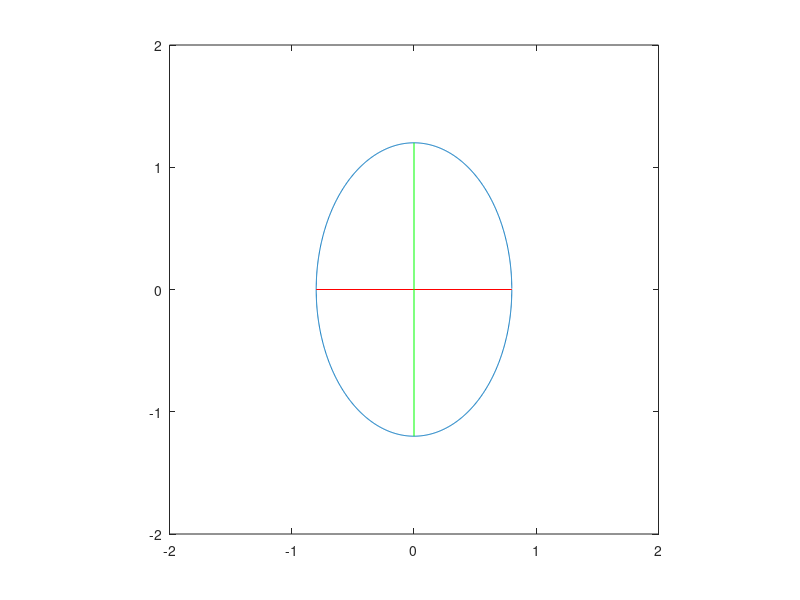

Write the MATLAB code that produced this figure.
N=1000;
eps=0.2;
i=1:N;
x=cos(2*pi*i/N);
y=sin(2*pi*i/N);
c=x+j*y;
figure
plot(x,y)
axis([-2 2 -2 2])
set(gca,'DataAspectRatio',[1 1 1])

% rotazione
pervib=1000000;
perrot=50;

for i = 1:100
    e=eps*cos(2*pi*i/pervib);
    c=x*(1-e)+j*y*(1+e);
    c=c*exp(-j*2*pi*i/perrot);
    plot(real(c),imag(c)),hold on
    c1=[(1-e) -(1-e)]+j*[0 -0];
    c1=c1*exp(-j*2*pi*i/perrot);
    plot(real(c1),imag(c1),'r')
    c1=[0 -0]+j*[(1+e) -(1+e)];
    c1=c1*exp(-j*2*pi*i/perrot);
    plot(real(c1),imag(c1),'g')
    axis([-2 2 -2 2]),
%     title('rotation')
    set(gca,'DataAspectRatio',[1 1 1])
    F(i)=getframe;
    hold off
end

% vibrazione
pervib=50;
perrot=1000000;

for i = 1:100
    e=eps*cos(2*pi*i/pervib);
    c=x*(1-e)+j*y*(1+e);
    c=c*exp(-j*2*pi*i/perrot);
    plot(real(c),imag(c)),hold on
    c1=[(1-e) -(1-e)]+j*[0 -0];
    c1=c1*exp(-j*2*pi*i/perrot);
    plot(real(c1),imag(c1),'r')
    c1=[0 -0]+j*[(1+e) -(1+e)];
    c1=c1*exp(-j*2*pi*i/perrot);
    plot(real(c1),imag(c1),'g')
%     title('vibration'),
    axis([-2 2 -2 2])
    set(gca,'DataAspectRatio',[1 1 1])
    F1(i)=getframe;
    hold off
end


% falsa vibrazione
pervib=50;
perrot=1000000;

for i = 1:100
    e=eps*cos(2*pi*i/pervib);
    e1=(1+eps)*sin(pi*i/pervib);
    e2=(1-eps)*cos(pi*i/pervib);
    c=x*(1-e)+j*y;
    c=c*exp(-j*2*pi*i/perrot);
    plot(real(c),imag(c)),hold on
    c1=[e1 -e1]+j*[0 -0];
    plot(real(c1),imag(c1),'r')
    c1=[e2 -e2]+j*[0.01 0.01];
    plot(real(c1),imag(c1),'g')
%     c1=[0 -0]+j*[(1) -(1)];
%     c1=c1*exp(-j*2*pi*i/perrot);
%     plot(real(c1),imag(c1),'g')
    axis([-2 2 -2 2])
    set(gca,'DataAspectRatio',[1 1 1])
    F1a(i)=getframe;
    hold off
end

% roto-vibrazione
pervib=20;
perrot=50;

for i = 1:100
    e=eps*cos(2*pi*i/pervib);
    c=x*(1-e)+j*y*(1+e);
    c=c*exp(-j*2*pi*i/perrot);
    plot(real(c),imag(c)),hold on
    c1=[(1-e) -(1-e)]+j*[0 -0];
    c1=c1*exp(-j*2*pi*i/perrot);
    plot(real(c1),imag(c1),'r')
    c1=[0 -0]+j*[(1+e) -(1+e)];
    c1=c1*exp(-j*2*pi*i/perrot);
    plot(real(c1),imag(c1),'g')
%     title('roto-vibration'),
    axis([-2 2 -2 2])
    set(gca,'DataAspectRatio',[1 1 1])
    F2(i)=getframe;
    hold off
end

% hola
pervib=1000000;
perrot=50;

for i = 1:100
    e=eps*cos(2*pi*i/pervib);
    c=x*(1-e)+j*y*(1+e);
    c=c*exp(-j*2*pi*i/perrot);
    plot(real(c),imag(c)),hold on
    [a ii]=min(abs(imag(c)));
    c1=[real(c(ii)) -real(c(ii))]+j*[0 -0];
%     c1=c1*exp(-j*2*pi*i/perrot);
    plot(real(c1),imag(c1),'r')
    [a ii]=min(abs(real(c)));
    c1=[0 -0]+j*[imag(c(ii)) -imag(c(ii))];
%     c1=c1*exp(-j*2*pi*i/perrot);
    plot(real(c1),imag(c1),'g')
    axis([-2 2 -2 2]),
%     title('rotation')
    set(gca,'DataAspectRatio',[1 1 1])
    F3(i)=getframe;
    hold off
end

movie(F,2)
movie(F1,2)
movie(F1a,2)
movie(F2,2)
movie(F3,2)